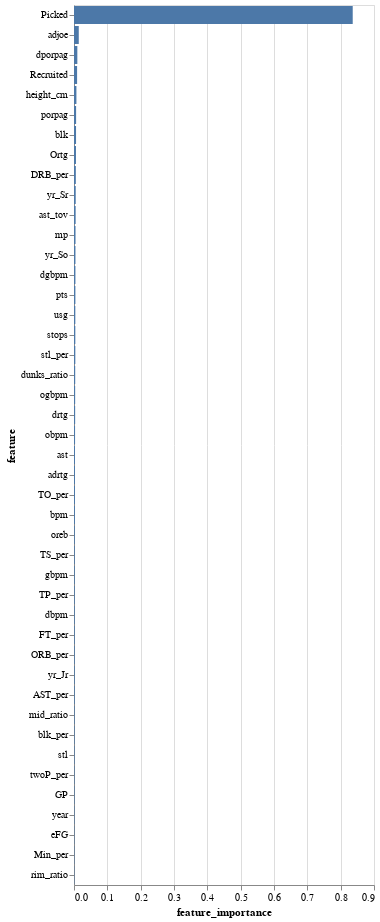

Notebook code cell kept with this figure:
### Code cell
#Visualize the feature importance
import altair as alt

alt.Chart(feat_imp_rf_df).mark_bar().encode(
    x='feature_importance',
    y=alt.Y("feature", sort='-x'),
    tooltip=['feature','feature_importance']
)

### Figure 1 — Vega-Lite specification as saved in the notebook (floating-point values rounded to 4 significant figures)
{"config": {"view": {"continuousWidth": 300, "continuousHeight": 300}}, "data": {"name": "data-818e0c43c91c07049480aa85180d48ea"}, "mark": {"type": "bar"}, "encoding": {"tooltip": [{"field": "feature", "type": "nominal"}, {"field": "feature_importance", "type": "quantitative"}], "x": {"field": "feature_importance", "type": "quantitative"}, "y": {"field": "feature", "sort": "-x", "type": "nominal"}}, "$schema": "https://vega.github.io/schema/vega-lite/v5.20.1.json", "datasets": {"data-818e0c43c91c07049480aa85180d48ea": [{"feature": "Picked", "feature_importance": 0.8362}, {"feature": "adjoe", "feature_importance": 0.0143}, {"feature": "dporpag", "feature_importance": 0.01001}, {"feature": "Recruited", "feature_importance": 0.009292}, {"feature": "height_cm", "feature_importance": 0.007249}, {"feature": "porpag", "feature_importance": 0.006325}, {"feature": "blk", "feature_importance": 0.006133}, {"feature": "Ortg", "feature_importance": 0.005911}, {"feature": "DRB_per", "feature_importance": 0.005506}, {"feature": "yr_Sr", "feature_importance": 0.005167}, {"feature": "ast_tov", "feature_importance": 0.004951}, {"feature": "mp", "feature_importance": 0.004571}, {"feature": "yr_So", "feature_importance": 0.004363}, {"feature": "dgbpm", "feature_importance": 0.004285}, {"feature": "pts", "feature_importance": 0.004183}, {"feature": "usg", "feature_importance": 0.003969}, {"feature": "stops", "feature_importance": 0.003966}, {"feature": "stl_per", "feature_importance": 0.003963}, {"feature": "dunks_ratio", "feature_importance": 0.003618}, {"feature": "ogbpm", "feature_importance": 0.003477}, {"feature": "drtg", "feature_importance": 0.003454}, {"feature": "obpm", "feature_importance": 0.003179}, {"feature": "ast", "feature_importance": 0.002966}, {"feature": "adrtg", "feature_importance": 0.002941}, {"feature": "TO_per", "feature_importance": 0.002921}, {"feature": "bpm", "feature_importance": 0.002816}, {"feature": "oreb", "feature_importance": 0.002373}, {"feature": "TS_per", "feature_importance": 0.002308}, {"feature": "gbpm", "feature_importance": 0.002292}, {"feature": "TP_per", "feature_importance": 0.002271}, {"feature": "dbpm", "feature_importance": 0.002258}, {"feature": "FT_per", "feature_importance": 0.002258}, {"feature": "ORB_per", "feature_importance": 0.002248}, {"feature": "yr_Jr", "feature_importance": 0.002213}, {"feature": "AST_per", "feature_importance": 0.00221}, {"feature": "mid_ratio", "feature_importance": 0.001937}, {"feature": "blk_per", "feature_importance": 0.001815}, {"feature": "stl", "feature_importance": 0.001774}, {"feature": "twoP_per", "feature_importance": 0.001649}, {"feature": "GP", "feature_importance": 0.001625}, {"feature": "year", "feature_importance": 0.001508}, {"feature": "eFG", "feature_importance": 0.001264}, {"feature": "Min_per", "feature_importance": 0.001211}, {"feature": "rim_ratio", "feature_importance": 0.001108}]}}
